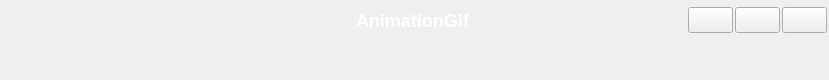
<?xml version="1.0" encoding="UTF-8"?>
<ui version="4.0">
 <class>titleWid</class>
 <widget class="QWidget" name="titleWid">
  <property name="geometry">
   <rect>
    <x>0</x>
    <y>0</y>
    <width>829</width>
    <height>80</height>
   </rect>
  </property>
  <property name="minimumSize">
   <size>
    <width>0</width>
    <height>80</height>
   </size>
  </property>
  <property name="maximumSize">
   <size>
    <width>16777215</width>
    <height>80</height>
   </size>
  </property>
  <property name="windowTitle">
   <string>Form</string>
  </property>
  <property name="styleSheet">
   <string notr="true">

#titleWid{
background-color:  rgba(185, 185, 185,125);
color: rgba(185, 185, 185,125);
border.width:0
}

 #frameCtrl, #frameSystem{
 background-color: transparent;
}

#minimizeButton {
  image: url(&quot;:/images/minimum@3x.png&quot;);
  border-radius: 3px;
}


#minimizeButton, #maximizeButton {
  background-color:transparent;
  border-radius: 3px;
}

#maximizeButton {
  image: url(&quot;:/images/maximum@3x.png&quot;);
  
}

#maximizeButton[max=&quot;false&quot;] {
  image: url(&quot;:/images/maximum@3x.png&quot;);
  
}

#maximizeButton[max=&quot;true&quot;] {
  image: url(&quot;:/images/maxOut@3x.png&quot;);
  
}

#minimizeButton:hover, #maximizeButton:hover {
  border-style: none;
  background-color: #70b7b7c7;
}

#minimizeButton:pressed, #maximizeButton:pressed {
  border-style: none;
  background-color: #80808080;
}

#maximizeButton:pressed {
   
   background-color: #80808080;
}
#closeButton {
  image: url(&quot;:/images/closeWin@3x.png&quot;);
  background-color: transparent;
  border-radius: 3px;
}

#closeButton:hover {
  border-style: none;
  background-color: #e81123;
}

#closeButton:pressed {
  border-style: none;
  background-color: #8c0a15;
}
</string>
  </property>
  <layout class="QVBoxLayout" name="verticalLayout">
   <property name="spacing">
    <number>0</number>
   </property>
   <property name="leftMargin">
    <number>0</number>
   </property>
   <property name="topMargin">
    <number>0</number>
   </property>
   <property name="rightMargin">
    <number>0</number>
   </property>
   <property name="bottomMargin">
    <number>0</number>
   </property>
   <item>
    <widget class="QFrame" name="frameSystem">
     <property name="minimumSize">
      <size>
       <width>0</width>
       <height>40</height>
      </size>
     </property>
     <property name="maximumSize">
      <size>
       <width>16777215</width>
       <height>40</height>
      </size>
     </property>
     <property name="frameShape">
      <enum>QFrame::NoFrame</enum>
     </property>
     <property name="frameShadow">
      <enum>QFrame::Plain</enum>
     </property>
     <property name="lineWidth">
      <number>0</number>
     </property>
     <layout class="QHBoxLayout" name="horizontalLayout">
      <property name="spacing">
       <number>2</number>
      </property>
      <property name="leftMargin">
       <number>140</number>
      </property>
      <property name="topMargin">
       <number>4</number>
      </property>
      <property name="rightMargin">
       <number>2</number>
      </property>
      <property name="bottomMargin">
       <number>4</number>
      </property>
      <item>
       <spacer name="horizontalSpacerLeft">
        <property name="orientation">
         <enum>Qt::Horizontal</enum>
        </property>
        <property name="sizeType">
         <enum>QSizePolicy::Expanding</enum>
        </property>
        <property name="sizeHint" stdset="0">
         <size>
          <width>200</width>
          <height>20</height>
         </size>
        </property>
       </spacer>
      </item>
      <item>
       <widget class="QLabel" name="labelTitle">
        <property name="styleSheet">
         <string notr="true">font-size: 18px;
background-color: rgba(0, 0, 0, 0);
  font-weight: 500;
  text-align: center;
  color: #fff;
</string>
        </property>
        <property name="text">
         <string>AnimationGif</string>
        </property>
       </widget>
      </item>
      <item>
       <spacer name="horizontalSpacerRight">
        <property name="orientation">
         <enum>Qt::Horizontal</enum>
        </property>
        <property name="sizeType">
         <enum>QSizePolicy::Expanding</enum>
        </property>
        <property name="sizeHint" stdset="0">
         <size>
          <width>200</width>
          <height>20</height>
         </size>
        </property>
       </spacer>
      </item>
      <item>
       <widget class="QPushButton" name="minimizeButton">
        <property name="sizePolicy">
         <sizepolicy hsizetype="Fixed" vsizetype="Fixed">
          <horstretch>0</horstretch>
          <verstretch>0</verstretch>
         </sizepolicy>
        </property>
        <property name="minimumSize">
         <size>
          <width>45</width>
          <height>26</height>
         </size>
        </property>
        <property name="maximumSize">
         <size>
          <width>45</width>
          <height>26</height>
         </size>
        </property>
        <property name="focusPolicy">
         <enum>Qt::NoFocus</enum>
        </property>
        <property name="contextMenuPolicy">
         <enum>Qt::NoContextMenu</enum>
        </property>
        <property name="toolTip">
         <string/>
        </property>
        <property name="iconSize">
         <size>
          <width>34</width>
          <height>26</height>
         </size>
        </property>
       </widget>
      </item>
      <item>
       <widget class="QPushButton" name="maximizeButton">
        <property name="sizePolicy">
         <sizepolicy hsizetype="Fixed" vsizetype="Fixed">
          <horstretch>0</horstretch>
          <verstretch>0</verstretch>
         </sizepolicy>
        </property>
        <property name="minimumSize">
         <size>
          <width>45</width>
          <height>26</height>
         </size>
        </property>
        <property name="maximumSize">
         <size>
          <width>45</width>
          <height>26</height>
         </size>
        </property>
        <property name="focusPolicy">
         <enum>Qt::NoFocus</enum>
        </property>
        <property name="contextMenuPolicy">
         <enum>Qt::NoContextMenu</enum>
        </property>
        <property name="toolTip">
         <string/>
        </property>
        <property name="iconSize">
         <size>
          <width>34</width>
          <height>26</height>
         </size>
        </property>
       </widget>
      </item>
      <item>
       <widget class="QPushButton" name="closeButton">
        <property name="sizePolicy">
         <sizepolicy hsizetype="Fixed" vsizetype="Fixed">
          <horstretch>0</horstretch>
          <verstretch>0</verstretch>
         </sizepolicy>
        </property>
        <property name="minimumSize">
         <size>
          <width>45</width>
          <height>26</height>
         </size>
        </property>
        <property name="maximumSize">
         <size>
          <width>45</width>
          <height>26</height>
         </size>
        </property>
        <property name="focusPolicy">
         <enum>Qt::NoFocus</enum>
        </property>
        <property name="contextMenuPolicy">
         <enum>Qt::NoContextMenu</enum>
        </property>
        <property name="toolTip">
         <string/>
        </property>
        <property name="iconSize">
         <size>
          <width>34</width>
          <height>26</height>
         </size>
        </property>
       </widget>
      </item>
     </layout>
    </widget>
   </item>
   <item>
    <widget class="QFrame" name="frameCtrl">
     <property name="minimumSize">
      <size>
       <width>0</width>
       <height>40</height>
      </size>
     </property>
     <property name="maximumSize">
      <size>
       <width>16777215</width>
       <height>40</height>
      </size>
     </property>
     <property name="styleSheet">
      <string notr="true"/>
     </property>
     <property name="frameShape">
      <enum>QFrame::NoFrame</enum>
     </property>
     <property name="frameShadow">
      <enum>QFrame::Plain</enum>
     </property>
     <property name="lineWidth">
      <number>0</number>
     </property>
     <property name="midLineWidth">
      <number>0</number>
     </property>
     <layout class="QHBoxLayout" name="horizontalLayout_2">
      <property name="spacing">
       <number>2</number>
      </property>
      <property name="sizeConstraint">
       <enum>QLayout::SetDefaultConstraint</enum>
      </property>
      <property name="leftMargin">
       <number>2</number>
      </property>
      <property name="topMargin">
       <number>2</number>
      </property>
      <property name="rightMargin">
       <number>2</number>
      </property>
      <property name="bottomMargin">
       <number>2</number>
      </property>
     </layout>
    </widget>
   </item>
  </layout>
 </widget>
 <resources/>
 <connections/>
</ui>
